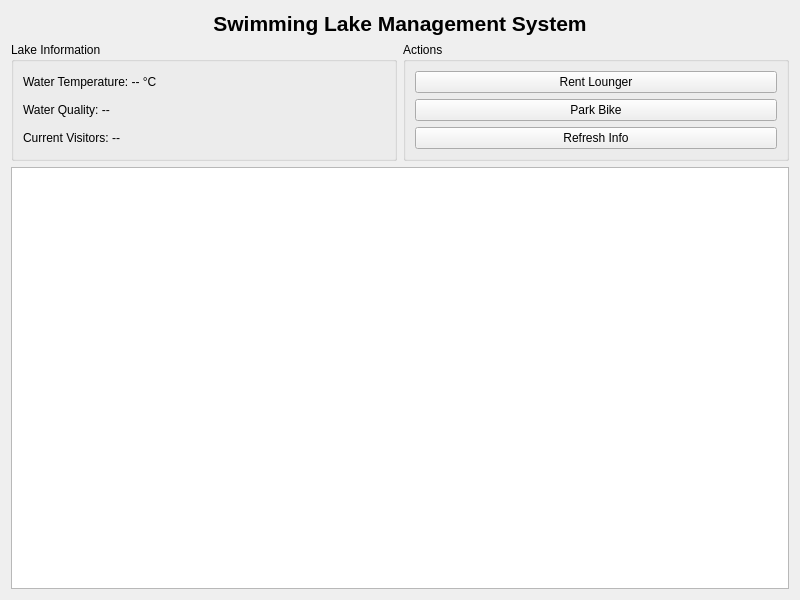
<?xml version="1.0" encoding="UTF-8"?>
<ui version="4.0">
 <class>Widget</class>
 <widget class="QWidget" name="Widget">
  <property name="geometry">
   <rect>
    <x>0</x>
    <y>0</y>
    <width>800</width>
    <height>600</height>
   </rect>
  </property>
  <property name="windowTitle">
   <string>Swimming Lake Management</string>
  </property>
  <layout class="QVBoxLayout" name="verticalLayout">
   <item>
    <widget class="QLabel" name="titleLabel">
     <property name="font">
      <font>
       <pointsize>16</pointsize>
       <bold>true</bold>
      </font>
     </property>
     <property name="text">
      <string>Swimming Lake Management System</string>
     </property>
     <property name="alignment">
      <set>Qt::AlignCenter</set>
     </property>
    </widget>
   </item>
   <item>
    <layout class="QHBoxLayout" name="infoLayout">
     <item>
      <widget class="QGroupBox" name="lakeInfoGroup">
       <property name="title">
        <string>Lake Information</string>
       </property>
       <layout class="QVBoxLayout" name="lakeInfoLayout">
        <item>
         <widget class="QLabel" name="temperatureLabel">
          <property name="text">
           <string>Water Temperature: -- °C</string>
          </property>
         </widget>
        </item>
        <item>
         <widget class="QLabel" name="qualityLabel">
          <property name="text">
           <string>Water Quality: --</string>
          </property>
         </widget>
        </item>
        <item>
         <widget class="QLabel" name="visitorsLabel">
          <property name="text">
           <string>Current Visitors: --</string>
          </property>
         </widget>
        </item>
       </layout>
      </widget>
     </item>
     <item>
      <widget class="QGroupBox" name="actionsGroup">
       <property name="title">
        <string>Actions</string>
       </property>
       <layout class="QVBoxLayout" name="actionsLayout">
        <item>
         <widget class="QPushButton" name="rentLoungerButton">
          <property name="text">
           <string>Rent Lounger</string>
          </property>
         </widget>
        </item>
        <item>
         <widget class="QPushButton" name="parkBikeButton">
          <property name="text">
           <string>Park Bike</string>
          </property>
         </widget>
        </item>
        <item>
         <widget class="QPushButton" name="refreshButton">
          <property name="text">
           <string>Refresh Info</string>
          </property>
         </widget>
        </item>
       </layout>
      </widget>
     </item>
    </layout>
   </item>
   <item>
    <widget class="QTextEdit" name="logTextEdit">
     <property name="readOnly">
      <bool>true</bool>
     </property>
    </widget>
   </item>
  </layout>
 </widget>
 <resources/>
 <connections/>
</ui>
